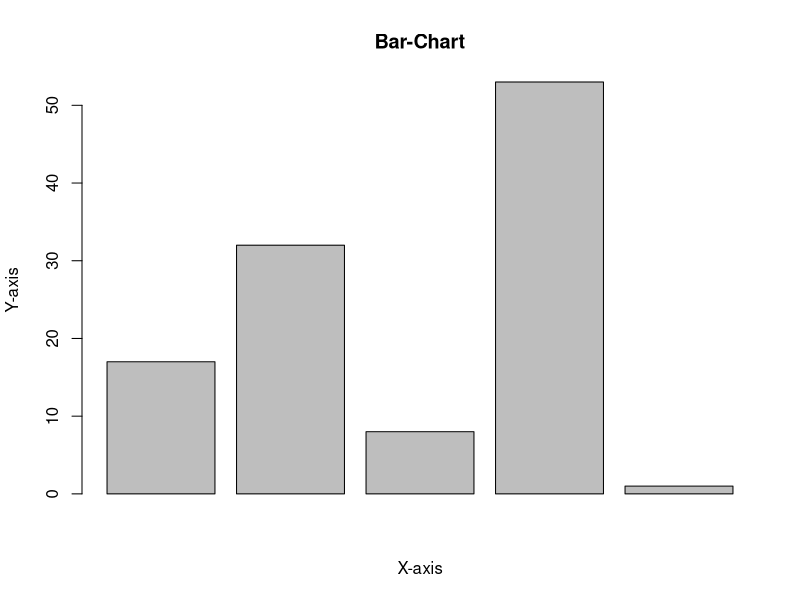
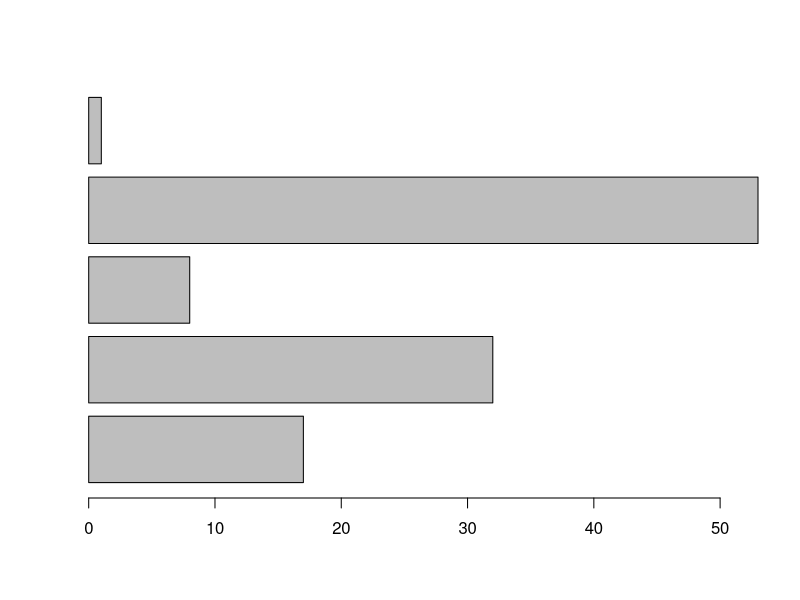
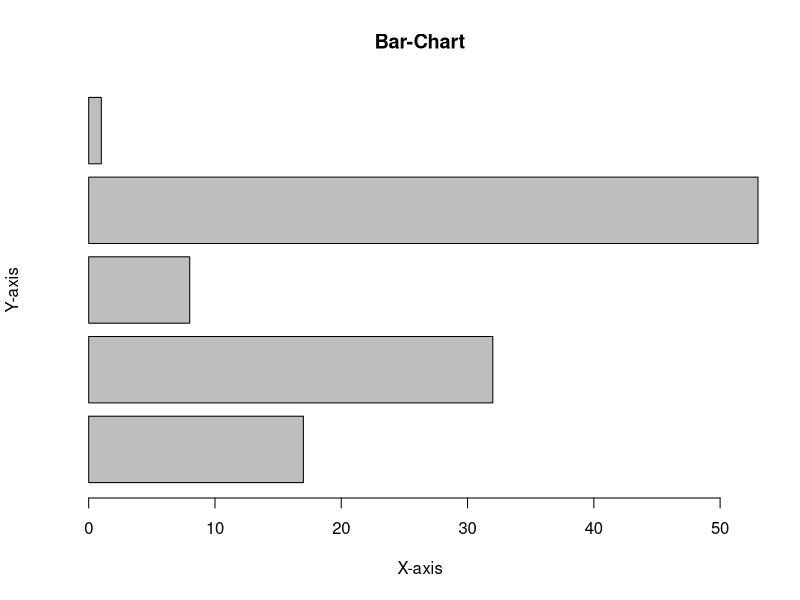
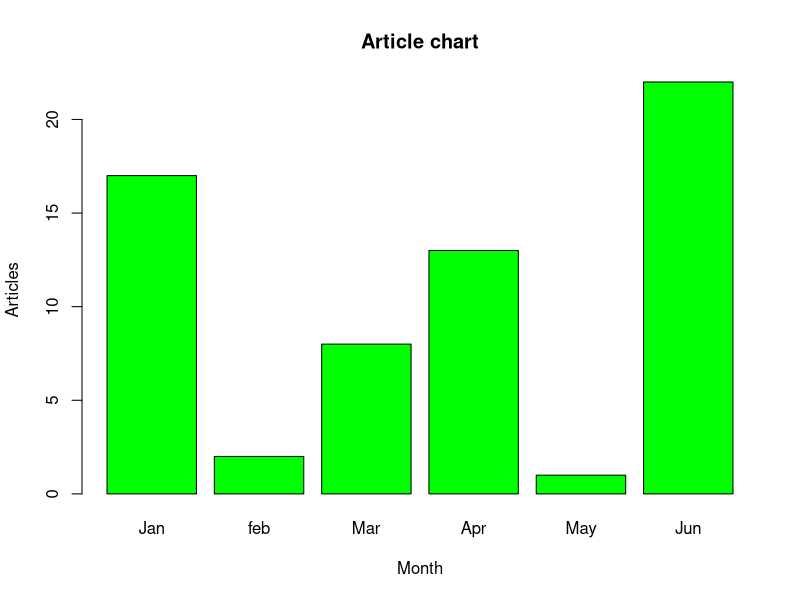
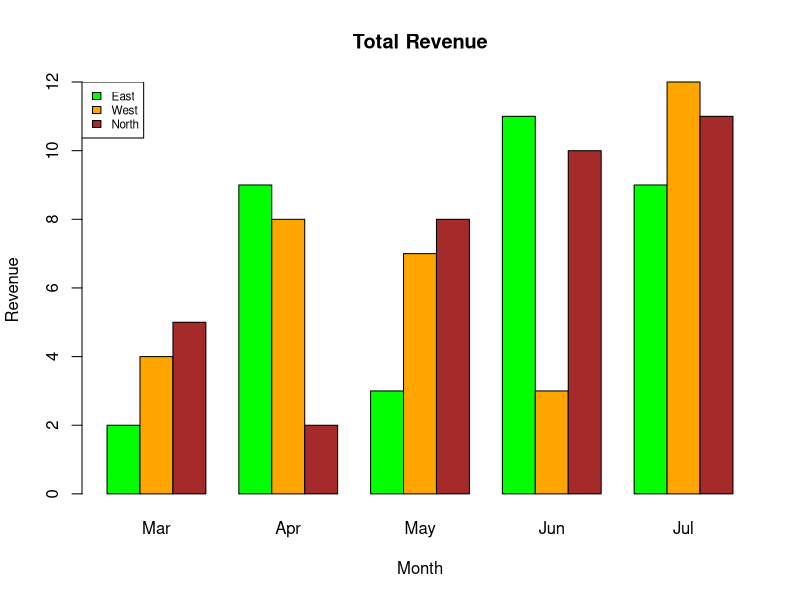
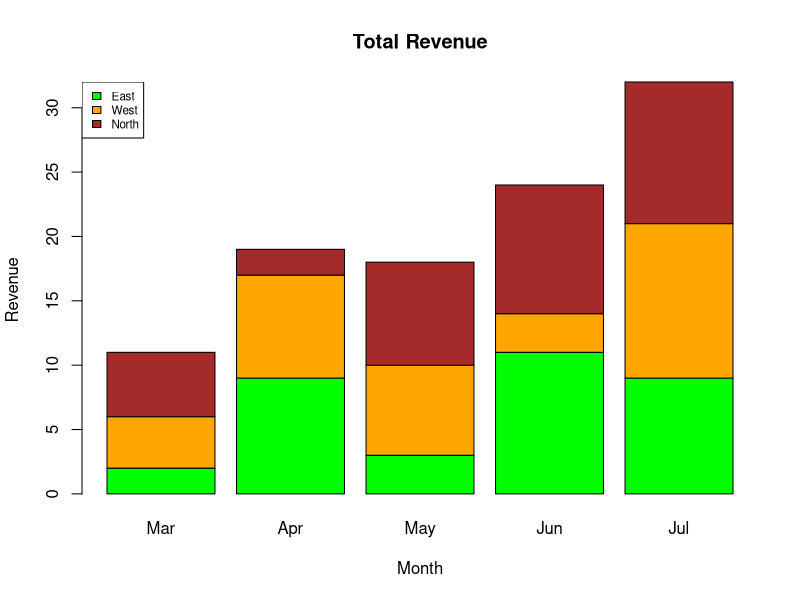

Write R code to recreate these figures, in order.
# Create the data for the chart
A <- c(17, 32, 8, 53, 1)

# Plot the bar chart
barplot(A, xlab = "X-axis", ylab = "Y-axis", main ="Bar-Chart")
#Creating a Horizontal Bar Chart
#Now to make it horizontal new parameter is added.
barplot(A, horiz=TRUE )
barplot(A, horiz = TRUE, xlab = "X-axis",
        ylab = "Y-axis", main ="Bar-Chart")
#names.arg: This parameter is a vector of names appearing under each bar in #bar chart.
# Create the data for the chart
A <- c(17, 2, 8, 13, 1, 22)
B <- c("Jan", "feb", "Mar", "Apr", "May", "Jun")

# Plot the bar chart 
barplot(A, names.arg = B, xlab ="Month", 
        ylab ="Articles", col ="green", 
        main ="Article chart")


colors = c("green", "orange", "brown")
months <- c("Mar", "Apr", "May", "Jun", "Jul")
regions <- c("East", "West", "North")

# Create the matrix of the values.
Values <- matrix(c(2, 9, 3, 11, 9, 4, 8, 7, 3, 12, 5, 2, 8, 10, 11),
                 nrow = 3, ncol = 5, byrow = TRUE)

# Create the bar chart
barplot(Values, main = "Total Revenue", names.arg = months,
        xlab = "Month", ylab = "Revenue",
        col = colors, beside = TRUE)

# Add the legend to the chart
legend("topleft", regions, cex = 0.7, fill = colors)


colors = c("green", "orange", "brown")
months <- c("Mar", "Apr", "May", "Jun", "Jul")
regions <- c("East", "West", "North")

# Create the matrix of the values.
Values <- matrix(c(2, 9, 3, 11, 9, 4, 8, 7, 3, 12, 5, 2, 8, 10, 11),
                 nrow = 3, ncol = 5, byrow = TRUE)

# Create the bar chart
barplot(Values, main = "Total Revenue", names.arg = months,
        xlab = "Month", ylab = "Revenue",
        col = colors)

# Add the legend to the chart
legend("topleft", regions, cex = 0.7, fill = colors)
